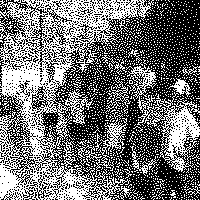
#> input picture coco_test/outputs/share1.png, 200 x 200 px
$ python main.py --fingerprint coco_test/outputs/share1.png --signature coco_test/outputs/share1.png --message coco_test/outputs --output out
#> lines starting #> are read from the running program, lines starting #| are printed output that depends on the picture
### utils.py
import cv2
import time
from error_diffusion import error_diffusion
import numpy as np

class clock():
    def tick(self):
        self.st = time.time()

    def tock(self):
        self.et = time.time()

    def get_time(self):
        return self.et - self.st

def read_image(path, resize=None, binary=False):
    if not path: return None
    img = cv2.imread(path, cv2.IMREAD_GRAYSCALE)
    if resize: img = cv2.resize(img, (resize[1], resize[0]))
    img = img / 255.
    if binary:
        img[img > 0.5] = 1.0
        img[img <= 0.5] = 0.0
        # [8 lines of commented-out code are left out]
        cv2.imwrite('halftone_secret.png', img*255)

    return img

def save_image(path, img):
    if np.max(img) <= 1.0: img = img * 255.
    cv2.imwrite(path, img)

# [5 lines left out: function show_image, not called in this run]

def decode_shares(share1, share2):
    # We use XNOR for decoding rather than simple adding
    # We would the
    decode = share1 + share2
    decode[decode==1] = 0
    decode[decode==2] = 1
    # decode = np.logical_not(np.logical_xor(share1, share2)).astype(float)
    return decode

# [20 lines left out: functions median_filter, sigma, not called in this run]

### HVC_VAC.py
import numpy as np
import cv2
from utils import *
from scipy.signal import convolve2d as convolution
import tqdm

class HVC_VAC():
    def __init__(self, secret, shape=None, kernel=None, max_iter=100000, verbose=1):
        timer = clock()
        timer.tick()
        self.secret = secret
        self.w_mask = self.secret == 1
        self.b_mask = self.secret == 0
        self.w_size = np.sum(self.w_mask)
        self.b_size = np.sum(self.b_mask)
        self.shape = self.secret.shape
        self.size = np.prod(self.shape)
        self.kernel = self._get_kernel(kernel)
        self.kernel_size = self.kernel.shape
        self.max_iter = max_iter
        self.verbose = verbose
        timer.tock()
        if self.verbose: print("INFO: HVC-VAC initialization done, time: %.5fs" % timer.get_time())

    def _flip01(self, arr):
        return np.logical_not(arr)

    def _gaussian_kernel(self, kernel_size=9, sigma=1.5, mean=0.0):
        ax = np.linspace(-(kernel_size - 1) / 2., (kernel_size - 1) / 2., kernel_size)
        xx, yy = np.meshgrid(ax, ax)
        kernel = np.exp(-0.5 * (np.square(xx) + np.square(yy)) / np.square(sigma))
        return kernel / np.sum(kernel)

    def _get_kernel(self, kernel):
        if kernel is not None: return kernel
        return self._gaussian_kernel(9, sigma=1.5, mean=0.0)

    def _get_score(self, pattern, target):
        if target == 'void': pattern = self._flip01(pattern)
        score = convolution(pattern, self.kernel, mode='same', boundary='wrap')
        score[pattern == 0.0] = 0.0
        return score

    def _find_void_cluster(self, target, index, region=None):
        if target == 'cluster':
            scores = self.cluster_scores[index]
        elif target == 'void':
            scores = self.void_scores[index]

        if region == 'W':
            scores[self.b_mask] = 0.0
        elif region == 'B':
            scores[self.w_mask] = 0.0

        max_index = np.argmax(scores)

        return np.unravel_index(max_index, self.shape)

    def run_step_0(self):
        timer = clock()
        timer.tick()
        flat_mask = np.arange(np.prod(self.secret.shape))
        # Select white region
        W_1 = np.random.choice(flat_mask, size=self.w_size//2, replace=False, p=self.w_mask.flatten()/np.sum(self.w_mask))
        # W_0_p = self.w_mask.flatten()
        # W_0_p[W_1] = 0.0
        # W_0 = np.random.choice(flat_mask, size=self.w_size//2, replace=False, p=W_0_p / np.sum(W_0_p))
        W_0 = np.array(list(set(np.where(self.w_mask.flatten()==True)[0])-set(W_1)))


        # Select black region
        B_1 = np.random.choice(flat_mask, size=self.b_size//2, replace=False, p=self.b_mask.flatten()/np.sum(self.b_mask))
        # B_0_p = self.b_mask.flatten()
        # B_0_p[B_1] = 0.0
        # B_0 = np.random.choice(flat_mask, size=self.b_size//2, replace=False, p=B_0_p / np.sum(B_0_p))
        B_0 = np.array(list(set(np.where(self.b_mask.flatten()==True)[0])-set(B_1)))

        # Get Rp1 & RP2
        RP1 = np.zeros(self.secret.flatten().shape)
        RP2 = np.zeros(self.secret.flatten().shape)
        # Give same      pixel value on RP1 & RP2 in white region so we would have pixel value 1 after XNOR
        # Give different pixel value on RP1 & RP2 in white region so we would have pixel value 0 after XNOR
        RP1[W_0] = 0
        RP2[W_0] = 0
        RP1[W_1] = 1
        RP2[W_1] = 1
        RP1[B_0] = 0
        RP2[B_0] = 1
        RP1[B_1] = 1
        RP2[B_1] = 0
        self.RPs = [np.reshape(RP1, self.secret.shape), np.reshape(RP2, self.secret.shape)]
        cv2.imwrite('b.png', self.RPs[0]*255)
        cv2.imwrite('c.png', self.RPs[1]*255)
        cv2.imwrite('d.png', decode_shares(self.RPs[0],self.RPs[1])*255)

        cluster_score_1 = self._get_score(self.RPs[0], 'cluster')
        cluster_score_2 = self._get_score(self.RPs[1], 'cluster')
        self.cluster_scores = [cluster_score_1, cluster_score_2]
        void_score_1 = self._get_score(self.RPs[0], 'void')
        void_score_2 = self._get_score(self.RPs[1], 'void')
        self.void_scores = [void_score_1, void_score_2]

        timer.tock()
        if self.verbose: print("INFO: Step 0 done, time: %.5fs" % timer.get_time())

    def _update_void_cluster_score(self, prototype, pos, index, target=None):
        x, y = pos
        kx_, ky_ = self.kernel_size
        kx = kx_ // 2
        ky = ky_ // 2
        pad_prototype = np.pad(prototype, (2*kx, 2*ky), mode='wrap')
        px_min, px_max = x, x + 4*kx + 1
        py_min, py_max = y, y + 4*ky + 1
        patch = pad_prototype[px_min:px_max, py_min:py_max]
        offset_x, offset_y = (x - kx) % self.shape[0], (y - ky) % self.shape[1]

        # Cluster score update
        if target is None or target == 'cluster':
            cluster_patch = patch
            cluster_patch_score = convolution(cluster_patch, self.kernel, mode='valid')
            cluster_patch_score[cluster_patch[kx:-kx, ky:-ky] == 0.0] = 0.0
            # First roll the score matrix to move the update patch to (0, 0)
            # purpose for this is to avoid overflow wrap around problems
            cluster_shift_score = np.roll(np.roll(self.cluster_scores[index], -offset_x, axis=0), -offset_y, axis=1)
            cluster_shift_score[:kx_, :ky_] = cluster_patch_score
            self.cluster_scores[index] = np.roll(np.roll(cluster_shift_score, offset_x, axis=0), offset_y, axis=1)

        # Void score update
        if target is None or target == 'void':
            void_patch = self._flip01(patch)
            void_patch_score = convolution(void_patch, self.kernel, mode='valid')
            void_patch_score[void_patch[kx:-kx, ky:-ky] == 0.0] = 0.0
            # First roll the score matrix to move the update patch to (0, 0)
            # purpose for this is to avoid overflow wrap around problems
            void_shift_score = np.roll(np.roll(self.void_scores[index], -offset_x, axis=0), -offset_y, axis=1)
            void_shift_score[:kx_, :ky_] = void_patch_score
            self.void_scores[index] = np.roll(np.roll(void_shift_score, offset_x, axis=0), offset_y, axis=1)

    def run_step_1(self):
        timer = clock()
        SPs = [self.RPs[0].copy(), self.RPs[1].copy()]
        timer.tick()

        for i in tqdm.tqdm(range(self.max_iter)):
            # Select RP to run on
            index = np.random.randint(2)
            region = None

            # Find tightest cluster on selected RP
            cluster_pos = self._find_void_cluster('cluster', index=index, region=region)
            SPs[index][cluster_pos] = 0.0
            self._update_void_cluster_score(SPs[index], cluster_pos, index=index)
            if self.secret[cluster_pos] == 1.0: region = 'W'
            else: region = 'B'

            # Find largest void on selected RP
            void_pos = self._find_void_cluster('void', index=index, region=region)
            SPs[index][void_pos] = 1.0
            self._update_void_cluster_score(SPs[index], void_pos, index=index)

            # Repeat on the other RP
            index = int(not index)
            if region == 'W':
                SPs[index][cluster_pos] = 0.0
                self._update_void_cluster_score(SPs[index], cluster_pos, index=index)
                SPs[index][void_pos] = 1.0
                self._update_void_cluster_score(SPs[index], void_pos, index=index)
            else:
                SPs[index][cluster_pos] = 1.0
                self._update_void_cluster_score(SPs[index], cluster_pos, index=index)
                SPs[index][void_pos] = 0.0
                self._update_void_cluster_score(SPs[index], void_pos, index=index)

            # Check termination
            if cluster_pos == void_pos: break
        self.SPs = SPs
        cv2.imwrite('e.png', self.SPs[0]*255)
        cv2.imwrite('f.png', self.SPs[1]*255)
        cv2.imwrite('g.png', decode_shares(self.SPs[0],self.SPs[1])*255)

        timer.tock()
        if self.verbose: print("INFO: Step 1 done, time: %.5fs" % timer.get_time())

    # [38 lines left out: functions run_step_2, vac_operation_2, not called in this run]

    def run(self):
        self.run_step_0()
        self.run_step_1()
        self.run_step_2()

    # [6 lines left out: function halftone, not called in this run]

### main.py
import os
import argparse
import glob
import numpy as np
from HVC_VAC import HVC_VAC
from utils import read_image, decode_shares, save_image

def get_args():
    parser = argparse.ArgumentParser()
    parser.add_argument("-f", "--fingerprint", type=str, help="fingerprint image path", required=True)
    parser.add_argument("-s", "--signature", type=str, help="fingerprint image path", required=True)
    parser.add_argument("-m", "--message", type=str, help="message image directory", required=True)
    parser.add_argument("-o", "--output", type=str, help="output images directory", required=True)
    parser.add_argument("-sh", "--shape", type=int, nargs=2, help="output image shape", default=None)
    parser.add_argument("-r", "--resample_range", type=float, nargs=2, help="range for resampling shared images", default=[0.35, 0.65])
    parser.add_argument("-v", "--verbose", type=int, help="verbosity", default=0)
    args_ = parser.parse_args()
    return args_


def whole_process(args):
    # Load images
    fingerprint = read_image(args.fingerprint, resize=args.shape, binary=True)
#> in read_image, `img = cv2.imread(path, cv2.IMREAD_GRAYSCALE)`: img: shape (200, 200); 44.6% white in thin lines or dots
#> in read_image, `img = img / 255.`: img: shape (200, 200) float64; values 0 (black) and 1 (white), 44.6% white in thin lines or dots
    signature = read_image(args.signature, resize=args.shape)
    # messages = [args.message]
    messages = glob.glob(os.path.join(args.message, '*'))
    messages = [read_image(p, resize=args.shape) for p in messages]
#> messages = 1 item
    messages_num = len(messages)
#> messages_num = 1

    # Run HVC-VAC
    hvc_vac = HVC_VAC(fingerprint, shape=args.shape, verbose=args.verbose)
#> in __init__, `self.w_mask = self.secret == 1`: self.w_mask: shape (200, 200) bool; 44.6% white in thin lines or dots
#> in __init__, `self.b_mask = self.secret == 0`: self.b_mask: shape (200, 200) bool; 55.4% white; black in thin lines or dots
#> in __init__, `self.w_size = np.sum(self.w_mask)`: self.w_size = 17841
#> in __init__, `self.b_size = np.sum(self.b_mask)`: self.b_size = 22159
    hvc_vac.run()
#> in run_step_0, `W_1 = np.random.choice(flat_mask, size=self.w_size//2, replace=False, ..`: W_1 = 8920 values, max 39998 at index 2547, min 6 at index 1933, mean 19913.3
#> in run_step_0, `W_0 = np.array(list(set(np.where(self.w_mask.flatten()==True)[0])-set(..`: W_0 = 8921 values, max 39992 at index 3352, min 2 at index 0, mean 20336
#> in run_step_0, `B_1 = np.random.choice(flat_mask, size=self.b_size//2, replace=False, ..`: B_1 = 11079 values, max 39999 at index 3621, min 4 at index 3332, mean 19844.5
#> in run_step_0, `B_0 = np.array(list(set(np.where(self.b_mask.flatten()==True)[0])-set(..`: B_0 = 11080 values, max 39997 at index 3786, min 0 at index 0, mean 19952.9
#> in run_step_0, `cv2.imwrite('b.png', self.RPs[0]*255)`:
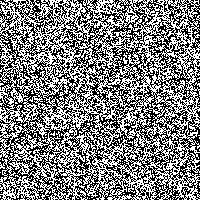
#> saved as b.png: shape (200, 200); 50% white in thin lines or dots
#> in run_step_0, `cv2.imwrite('c.png', self.RPs[1]*255)`:
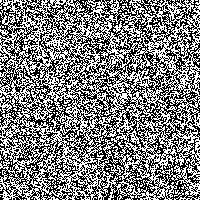
#> saved as c.png: shape (200, 200); 50% white in thin lines or dots
#> in run_step_0, `cv2.imwrite('d.png', decode_shares(self.RPs[0],self.RPs[1])*255)`:
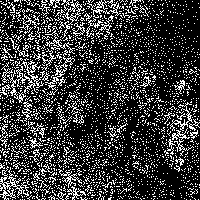
#> saved as d.png: shape (200, 200); 22.3% white in thin lines or dots
#> in _get_score, `score = convolution(pattern, self.kernel, mode='same', boundary='wrap')`: pattern: shape (200, 200) float64; values 0 (black) and 1 (white), 50% white in thin lines or dots
#> in _get_score (call 3), `score = convolution(pattern, self.kernel, mode='same', boundary='wrap')`: pattern: shape (200, 200) bool; 50% white; black in thin lines or dots
#> in _get_score (call 4), `score = convolution(pattern, self.kernel, mode='same', boundary='wrap')`: pattern: shape (200, 200) bool; 50% white in thin lines or dots

    # Get halftoned images
    ht_signature = hvc_vac.halftone(signature, 0, resample_range=args.resample_range)
    ht_messages = [hvc_vac.halftone(m, 1, resample_range=args.resample_range) for m in messages]
    ht_fingerprints = [decode_shares(ht_signature, m) for m in ht_messages]

    # Save images
    save_image(os.path.join(args.output, 'share1.png'), ht_signature)
    [save_image(os.path.join(args.output, 'share2%d.png' % i), ht_messages[i]) for i in range(messages_num)]
    [save_image(os.path.join(args.output, 'decode_%d.png' % i), ht_fingerprints[i]) for i in range(messages_num)]

    # Check if signatures are identical
    signatures = [decode_shares(ht_messages[i], ht_fingerprints[i]) for i in range(messages_num)]
    for i in range(messages_num-1):
        for j in range(i+1, messages_num):
            similarity = np.sum(signatures[i] == signatures[j]) / np.prod(args.shape) * 100
            print("Same pixel value ratio of signature %d & %d: %.2f %%" % (i, j, similarity))


if __name__ == "__main__":
    args = get_args()

#> (the run stopped early here; a loop or call above may not have finished)
